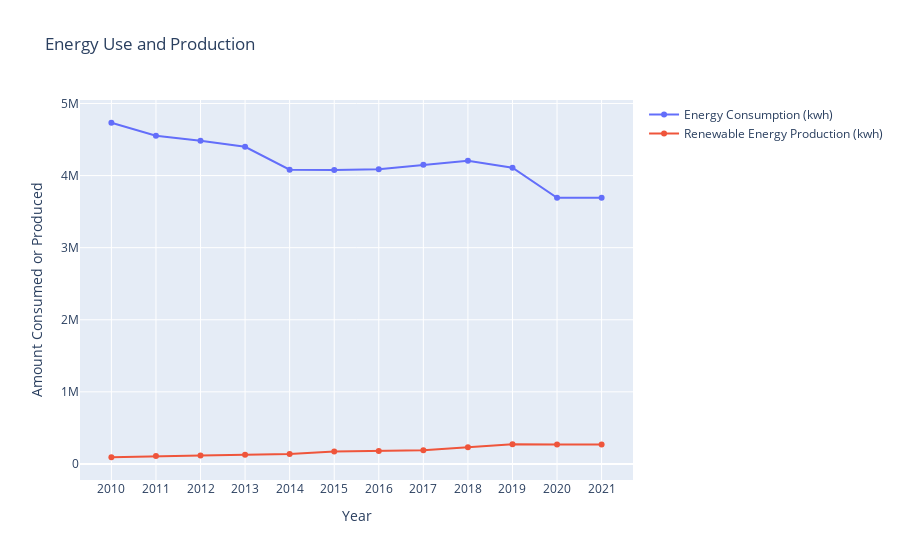

The notebook cell this image was saved under:
### Code cell
# Define y variables for comparison
energy_consumption = carbon_df['Energy Consumption (including regenerative heat, solar power, motorways) (kwh)']
renewable_energy = carbon_df['Renewable energy (kwh)']

# Create figure
fig = go.Figure()

# Add energy consumption
fig.add_trace(go.Line(x = carbon_df['Year'], name = 'Energy Consumption (kwh)', y = energy_consumption))

# Add energy production
fig.add_trace(go.Line(x = carbon_df['Year'], name = 'Renewable Energy Production (kwh)', y = renewable_energy))

# Add figure titles
fig.update_layout(
    xaxis=dict(title='Year'),
    yaxis=dict(title='Amount Consumed or Produced'),
    title='Energy Use and Production'
)

# Show figure
fig.show()

### Figure 1 — Plotly figure (JSON) as saved in the notebook; plotly's stock layout.template omitted (floating-point values rounded to 4 significant figures)
{"data": [{"name": "Energy Consumption (kwh)", "type": "scatter", "x": ["2010", "2011", "2012", "2013", "2014", "2015", "2016", "2017", "2018", "2019", "2020", "2021"], "y": [4733000.0, 4551000.0, 4484000.0, 4400000.0, 4081000.0, 4077000.0, 4086000.0, 4149000.0, 4204000.0, 4110000.0, 3691000.0, 3691000.0]}, {"name": "Renewable Energy Production (kwh)", "type": "scatter", "x": ["2010", "2011", "2012", "2013", "2014", "2015", "2016", "2017", "2018", "2019", "2020", "2021"], "y": [92500.0, 109200.0, 116100.0, 125600.0, 136100.0, 173900.0, 177800.0, 189700.0, 231400.0, 272800.0, 270800.0, 270800.0]}], "layout": {"title": {"text": "Energy Use and Production"}, "xaxis": {"title": {"text": "Year"}}, "yaxis": {"title": {"text": "Amount Consumed or Produced"}}}}
